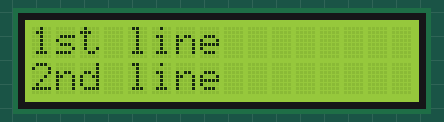
This sketch was run on a simulated Arduino Uno, built with avr-gcc and run on an emulated ATmega328P. On the bench: 16×2 character LCD.

Above: at 0.11 s.

The sketch:

LCD.ino
```cpp
#include <LiquidCrystal.h>
LiquidCrystal lcd(13,12,11,10,9,8,7); //RS, R/W, En, D4, D5, D6, D7
void setup() {
  lcd.begin(16,2);
}

void loop() {
  lcd.setCursor(0,0);
  lcd.print("1st line");
  lcd.setCursor(0,1);
  lcd.print("2nd line");
  delay(100);
  lcd.clear();
  delay(100);
}
```
